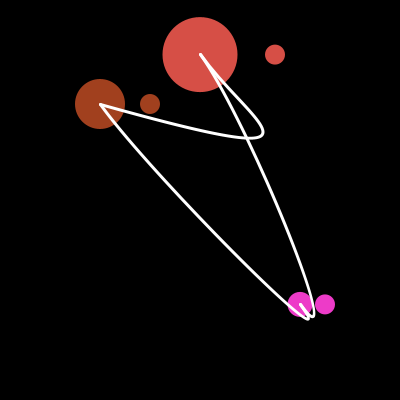
Frame 1 (no input)
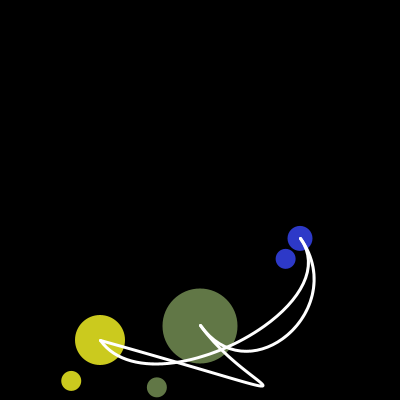
Frame 60 (the mouse pressed at the canvas centre just before this capture)
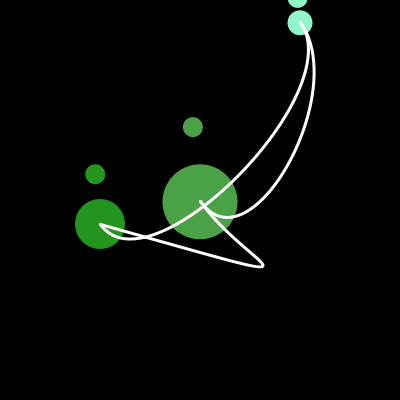
Frame 120 (the mouse held since frame 60 and released just before this capture)

The Processing sketch that drew these frames (run headless with seeded random() and noise(); from frame 60 on, the mouse is pressed at the canvas centre):

// Processing sketch: processing_22024
// ── processing_22024.pde

float speed1 =2;
float speed2 =2.2;
float speed3 =2.3;

float x1 = 100;
float y1 = 100;

float x2 = 300;
float y2= 300;

float x3 = 200;
float y3 = 50;
float theta = 0;

void setup () {
size (400, 400);
smooth();
 frameRate(55);


}

void draw () {


noStroke();
fill (0);
rectMode (CENTER);
rect (width/2, height/2, width, height);

move1 (y1, speed1); // call function with two arguments to calculate position
move2 (y2, speed2); // call function with two arguments to calculate position
move3 (y3, speed3);  // call function with two arguments to calculate position
thing (x1, move1(y1, speed1), 50, color (random(250),random(250), 30)); // call function to display shapes with several arguments
thing (x2, move2(y2, speed2), 25, color (random(250),random(250), 200)); // call function to display shapes with several arguments
thing (x3, move3(y3, speed3), 75, color (random(250), random(250), 70)); // call function to display shapes with several arguments

//draw lines between things
stroke(255);
strokeWeight (3);
noFill();
bezier(x1, y1, 50+x1, 70+y1, 50+x2,70+y2, x2, y2);
bezier(x2, y2, 50+x2, 70+y2, 50+x3,70+y3, x3, y3);
bezier(x3, y3, 50+x3, 70+y3, 50+x2,70+y1, x1, y1);



int s = second(); // call the second value
fill(0);


theta += .25; 

}

// this function calculates position and returns a float for the y value
float move1 (float y, float s) {

y1 = y1+speed1; //increment speed
if ((y1 > height) || (y1<0)) {
speed1 = speed1*-1;
} //change direction

float ynewest= y1;
return ynewest;
//return value
}

// this function calculates position and returns a float for the y value
float move2 (float y, float s) {

y2 = y2+speed2; //increment speed
if ((y2 > height) || (y2<0)) {
speed2 = speed2*-1;
}//change direction

float ynewest= y2;
return ynewest;
//return value
}

// this function calculates position and returns a float for the y value
float move3 (float y, float s) {

y3 = y3+speed3; //increment speed
if ((y3 > height) || (y3<0)) {
speed3 = speed3*-1;
}//change direction

float ynewest= y3;
return ynewest;
//return value
}

// function accepts arguments and draws shapes
void thing (float x, float y, float r, color c) {
float xc = r*cos(theta); //add random values to jitter
float yc = r*sin (theta); //add random values to jitter
fill (c);
ellipse (x, y, r, r);
ellipse (x+xc, y+yc, 20, 20);
}               
                                
